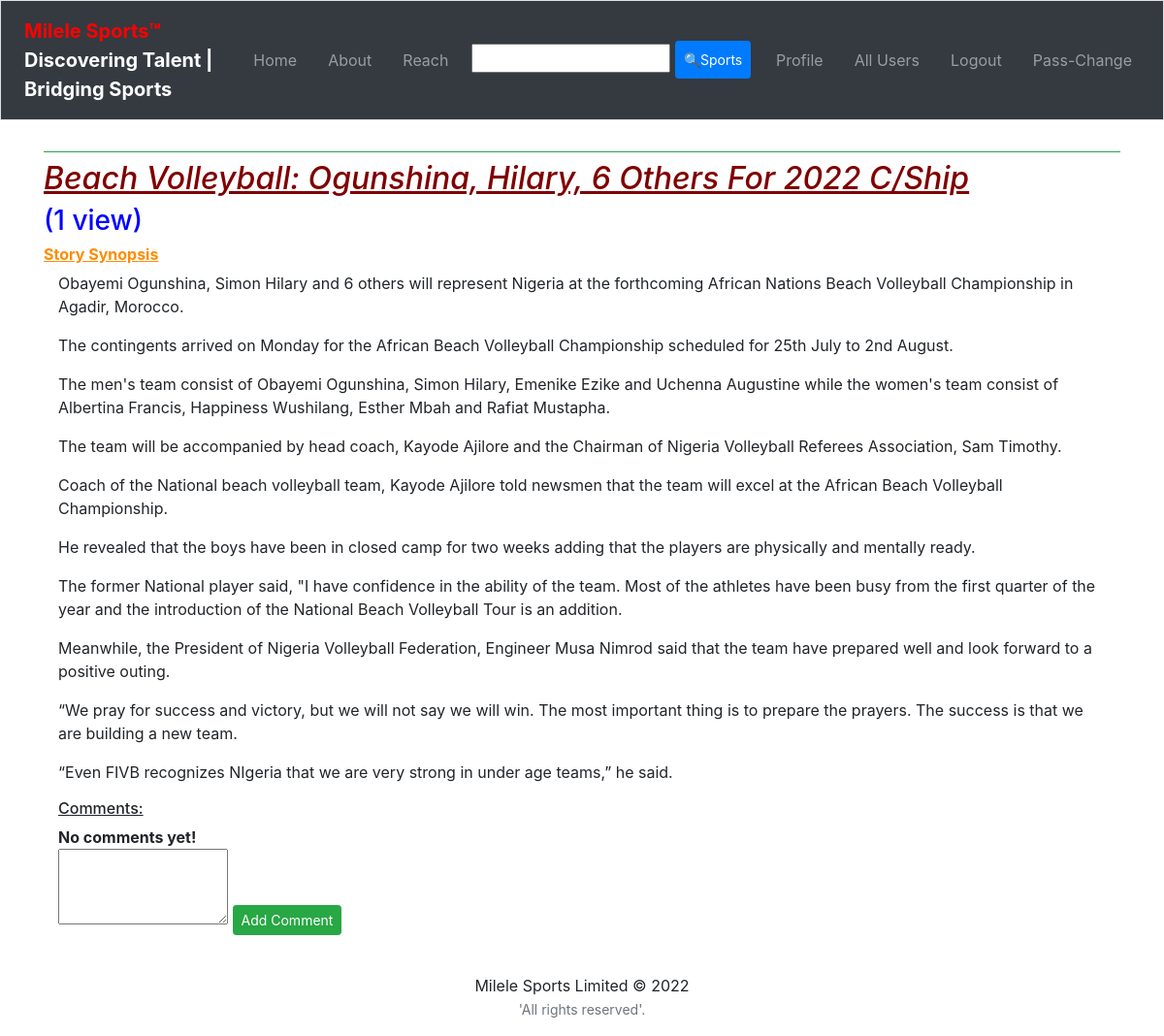
The app's page /add_comment/beach-volleyball-ogunshina-hilary-6-others-for-2022-cship/ (signed in) with its own data.
### sportsApp/models.py (models this page shows, shortened)
class SportBlog(models.Model):
    sport = models.ForeignKey(Sport, on_delete=models.CASCADE)
    title = models.CharField(max_length=128)
    url = models.URLField(blank=True)
    views = models.IntegerField(default=0)
    slug = models.SlugField(unique=True)
    blog = models.TextField()
    summary = models.TextField()
    picture = models.ImageField(upload_to='blog_images', blank=True)
    date_published = models.DateTimeField(auto_now_add=True)
    def save(self, *args, **kwargs):
        self.slug = slugify(self.title)
        super(SportBlog, self).save(*args, **kwargs)

### sportsApp/views.py (the view)
@login_required
def add_comment(request, blog_slug):
    blog = get_object_or_404(SportBlog, slug=blog_slug)
    blog.views += 1
    blog.save()
    user_comments = blog.usercomment_set.order_by('-date_published')
    if request.method != 'POST':
        form = UserCommentForm()
    else:
        form = UserCommentForm(data=request.POST)
    if form.is_valid():
        if blog:
            new_comment = form.save(commit=False)
            new_comment.blog = blog
            new_comment.owner = request.user
            new_comment.save()
            return redirect("sportsApp:index")
    else:
        print(form.errors)
    context_dict = {'form': form, 'blog': blog, 'user_comments': user_comments}
    return render(request, 'sportsApp/add_comment.html', context_dict)

### sportsApp/forms.py
class UserCommentForm(forms.ModelForm):
    comment = forms.CharField(widget=forms.Textarea(
        attrs={'cols':15, 'rows':3}),
        required=False
    )
    class Meta:
        model = UserComment
        exclude = ('blog', 'owner')

### templates/sportsApp/add_comment.html (shortened to what this page needs)
{% extends 'sportsApp/base.html' %}
{% load static %}
{% load bootstrap4 %}
{% block body_block %}
{% if blog %}
<h2 class="txtcaps txtmaroon underline txtoblique">{{ blog.title }}</h2>
<h3 class="txtblue">{% if blog.views > 1 %}
        ({{blog.views}} views)
    {% elif blog.views == 1 %}
        ({{blog.views}} view)
          {% endif %}
</h3>
<h6 class="txtbold txtorange underline">Story Synopsis</h6>
<div class="container">
    {{ blog.blog|linebreaks }}
</div>
<div class="container mb-4 mt-3">
<h6 class="underline">Comments:</h6>
<div>
{% if user_comments %}
<div>
    {% for item in user_comments %}
    <div class="mb-3">
    On <span class="txtgreen">{{item.date_published}} </span>
    <span class="txtbold txtcaps">{{item.owner}}</span> commented:<br>
    <span class="txtoblique txtcyan"> "{{item.comment}}"</span>
    {% buttons %}
    <a href="{% url 'sportsApp:edit_comment' item.id %}">
     <button name='Edit Comment' class="btn btn-sm btn-primary">
       Edit Comment
     </button>
    </a>
    {% endbuttons %}
    </div>
    {% endfor %}
</div>
{% else %}
<strong>No comments yet!</strong>
{% endif %}
<div>
    <form action="{% url 'sportsApp:add_comment' blog.slug %}" method='post'>
    {% for field in form.visible_fields %}
        {{ field }}
    {% endfor %}
    {% buttons %}
     <button name='submit' class="btn btn-sm btn-success">Add Comment</button>
    {% endbuttons %}
  </form>
</div>
{% else %}
<strong>Content Unavailable!</strong>
{% endif %}
</div>
{% endblock %}

### staticfiles/css/style.css (style rules this page uses)
.txtmaroon { color: maroon; }
.txtblue { color: blue; }
.txtorange { color: darkorange; }
.txtoblique { font-style: oblique; }
.txtbold { font-weight: bold; }
.txtcaps { text-transform: capitalize; }
.underline { text-decoration: underline; }

### records on screen
SportBlog: title "Beach Volleyball: Ogunshina, Hilary, 6 Others For 2022 C/Ship", views "1", blog "Obayemi Ogunshina, Simon Hilary and 6 others will represent Nigeria at the forthcoming African Nations Beach Volleyball Championship in Agadir, Morocco. The contingents arrived on Monday for the African Beach Volleyball Championship scheduled for 25th July to 2nd August. The men's team consist of Obayemi Ogunshina, Simon Hilary, Emenike Ezike and Uchenna Augustine while the women's team consist of Albertina Francis, Happiness Wushilang, Esther Mbah and Rafiat Mustapha. The team will be accompanied by head coach, Kayode Ajilore and the Chairman of Nigeria Volleyball Referees Association, Sam Timothy. Coach of the National beach volleyball team, Kayode Ajilore told newsmen that the team will…"
